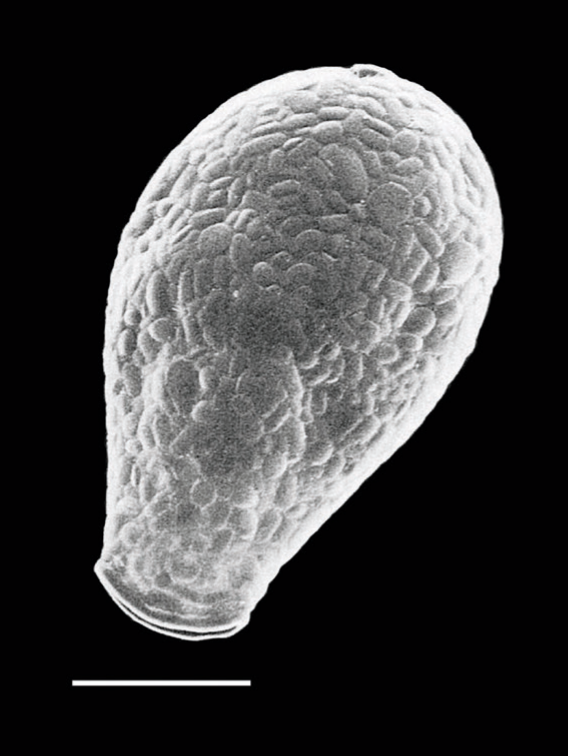
#> input picture data/validation/images/Replicate_1/Alabasta_militaris_P00178_20um.png, 568 x 756 px; its folder holds only this picture in this run
$ python -i calibration.py   (imports and definitions only)
#> lines starting #> are read from the running program, lines starting #| are printed output that depends on the picture; after the words box and inside, x2 and y2 are one past the last pixel; in counts of white or black regions, pixels touching at a corner belong together
"""Scale bar detection and px/µm calibration.

Scale bars differ between microscopes (black, white or coloured; thick or
thin; with or without a text label touching them). Detection therefore
works on a "feature image" in which bar pixels are high, one per bar mode:

- ``dark``  : 255 - grey      (black bar on light background)
- ``light`` : grey            (white bar on dark background)
- ``color`` : HSV saturation  (red / yellow / green ... bar)

Each feature image is thresholded, cleaned with a horizontal opening (which
removes text glyphs such as the "µ" descender touching the bar), and the
connected components are filtered by shape. Bars are assumed horizontal.

Per-image overrides (config ``calibration.overrides_csv``) cover images
without a bar or with a bar of a different physical length.
"""

from __future__ import annotations

from dataclasses import dataclass
from pathlib import Path

import cv2
import numpy as np
import pandas as pd

from ta_morpho.tables import read_table
from skimage import measure


BAR_MODES = ("dark", "light", "color")
DARK_VALUE = 64      # below this brightness (HSV value, 0-255) a pixel has no colour for the "color" mode

# px/µm used to convert the µm settings (morphology, crop check, snapping...)
# of an image without calibration; its µm results stay empty (config
# calibration.uncalibrated_px_per_um overrides it).
REFERENCE_PX_PER_UM = 7.0


class ScaleBarNotFound(RuntimeError):
    """Raised when no scale bar can be detected; the image must be flagged."""


@dataclass
class ScaleBar:
    """Detected scale bar geometry, in pixel coordinates (x right, y down)."""

    x0: float          # left end (sub-pixel)
    x1: float          # right end (sub-pixel)
    y_top: int         # bounding box, inclusive
    y_bottom: int
    length_px: float   # x1 - x0
    thickness_px: int
    n_candidates: int  # distinct bar-shaped objects that passed the filters


@dataclass
class Calibration:
    """Pixel-to-micrometre calibration for one image."""

    px_per_um: float
    bar_length_um: float | None
    source: str                   # "detected" or "manual"
    status: str = "ok"            # "ok" or "ambiguous" (needs visual check)
    bar: ScaleBar | None = None
    line: tuple[float, float, float, float] | None = None  # bar drawn by hand (x0, y0, x1, y1)
    bar_length_source: str = ""   # where bar_length_um came from: "file name", "override", "default"


# [16 lines left out: functions bar_length_px, calibration_uncertainty_pct, not called in this run]


def feature_image(image: np.ndarray, mode: str) -> np.ndarray:
    """Return a uint8 image in which pixels of a ``mode`` bar are high."""
    rgb = image if image.ndim == 3 else np.dstack([image] * 3)
    gray = cv2.cvtColor(rgb, cv2.COLOR_RGB2GRAY)
    if mode == "dark":
        return 255 - gray
    if mode == "light":
        return gray
    if mode == "color":
        # Saturation means nothing for near-black pixels (RGB 0,0,1 is "fully saturated"): a black bar
        # would also be found as a coloured one, in pieces, and win on contrast over the dark bar.
        hsv = cv2.cvtColor(rgb, cv2.COLOR_RGB2HSV)
        return np.where(hsv[:, :, 2] >= DARK_VALUE, hsv[:, :, 1], 0).astype(np.uint8)
    raise ValueError(f"mode must be one of {BAR_MODES}, got {mode!r}")


def bar_mask(feature: np.ndarray, threshold: int, min_bar_length_frac: float) -> np.ndarray:
    """Binary mask of long horizontal runs where ``feature > threshold``.

    A horizontal opening with a kernel of ``min_bar_length_frac * width``
    pixels removes anything that is not a long horizontal run (text,
    debris, specimen outline).
    """
    k = max(3, int(round(min_bar_length_frac * feature.shape[1])))
    kernel = cv2.getStructuringElement(cv2.MORPH_RECT, (k, 1))
    mask = (feature > threshold).astype(np.uint8)
    return cv2.morphologyEx(mask, cv2.MORPH_OPEN, kernel) > 0


def _subpixel_ends(
    feature: np.ndarray, y_top: int, y_bottom: int, x0: int, x1: int
) -> tuple[float, float, float]:
    """Refine bar ends to sub-pixel precision.

    Averages the core rows of the bar into a 1-D profile and finds, on each
    side, where it crosses half-way between the bar level and the
    background level (linear interpolation). Also returns the contrast
    (bar level - background level), used to rank duplicate detections.

    Known bias: on a blurred bar the length comes out slightly short, because
    the background level is read within ``max(3, thickness)`` px of the ends,
    where the blur tail still lifts it, so both crossings move inwards. On a
    synthetic 200 px x 8 px bar: 0 % sharp or with a Gaussian blur of
    sigma 1 px, -0.4 % at sigma 2 px, -2 % at sigma 3 px (all µm values then
    come out about as much too large). Sharp bars, the usual case, are exact.
    """
    t = y_bottom - y_top + 1
    core = slice(y_top + t // 4, y_bottom - t // 4 + 1)
    pad = max(3, t)
    lo, hi = max(0, x0 - pad), min(feature.shape[1], x1 + pad + 1)
    prof = feature[core, lo:hi].astype(float).mean(axis=0)
    bar_level = np.median(prof[x0 - lo + 1 : x1 - lo])
    bg_level = np.median(np.r_[prof[: x0 - lo], prof[x1 - lo + 1 :]])
    half = (bar_level + bg_level) / 2.0

    def crossing(i_out: int, i_in: int) -> float:
        # Walk from outside towards inside until the profile rises above half.
        step = 1 if i_in > i_out else -1
        i = i_out
        while i != i_in and prof[i + step] <= half:
            i += step
        a, b = prof[i], prof[i + step]
        frac = 0.0 if a == b else (half - a) / (b - a)
        return lo + i + step * frac

    left = crossing(0, x0 - lo + 1)
    right = crossing(len(prof) - 1, x1 - lo - 1)
    return float(left), float(right), float(bar_level - bg_level)


def _isolation(feature: np.ndarray, threshold: int, y0: int, y1: int, x0: int, x1: int) -> float:
    """Fraction of background pixels in the cleaner of the two bands just
    above and just below the bar (y0..y1, x0..x1 inclusive).

    A real scale bar lies on plain background on at least one side (the
    label is usually on the other); streaks inside a specimen do not.
    """
    band = max(3, (y1 - y0 + 1) // 2)
    gap = 2
    above = feature[max(0, y0 - gap - band): max(0, y0 - gap), x0:x1 + 1]
    below = feature[y1 + 1 + gap: y1 + 1 + gap + band, x0:x1 + 1]
    fracs = [float((b <= threshold).mean()) for b in (above, below) if b.size]
    return max(fracs, default=0.0)


def _component_share(raw: np.ndarray, labels: np.ndarray, y0: int, y1: int, x0: int, x1: int) -> float:
    """Share of the candidate's connected shape (before the horizontal
    opening) that lies inside the candidate box (y0..y1, x0..x1 inclusive).

    A bar is its own shape (a label touching it adds a little); the
    horizontal stroke of a letter such as "4" is a small part of the letter.
    """
    box = labels[y0:y1 + 1, x0:x1 + 1]
    ids, counts = np.unique(box[raw[y0:y1 + 1, x0:x1 + 1]], return_counts=True)
    if not len(ids):
        return 0.0
    i = ids[counts.argmax()]
    return float(counts.max() / (labels == i).sum())


def _overlaps(a: tuple, b: tuple) -> bool:
    """True if two (y0, y1, x0, x1) inclusive boxes intersect."""
    return a[0] <= b[1] and b[0] <= a[1] and a[2] <= b[3] and b[2] <= a[3]


# [9 lines left out: function _is_label_box, not called in this run]


def find_bar_candidates(
    image: np.ndarray,
    modes: tuple[str, ...] = BAR_MODES,
    thresholds: dict[str, int] | None = None,
    min_bar_length_frac: float = 0.05,
    min_aspect_ratio: float = 3.0,
    min_extent: float = 0.85,
    min_isolation: float = 0.9,
    min_contrast: float = 80.0,
    min_component_share: float = 0.5,
) -> list[ScaleBar]:
    """All distinct bar-shaped objects, longest first.

    Candidates must not touch the image border, must be at least
    ``min_aspect_ratio`` times longer than thick and fill at least
    ``min_extent`` of their bounding box. They must also lie on plain
    background on at least one side (``min_isolation``, see
    :func:`_isolation`) and differ from the background beyond their ends by
    at least ``min_contrast`` grey levels, and make up at least
    ``min_component_share`` of their connected shape (rejects strokes of
    letters, see :func:`_component_share`). The same bar found by several
    modes is kept once (the mode with the highest contrast), and a label
    box with a bar drawn on it is dropped in favour of the bar.
    """
#> called with modes = ('dark', 'light', 'color'), min_bar_length_frac = 0.05, min_aspect_ratio = 3, min_extent = 0.85, min_isolation = 0.9, min_contrast = 80, min_component_share = 0.5
    thresholds = {"dark": 175, "light": 200, "color": 100, **(thresholds or {})}
    h, w = image.shape[:2]
#> h = 756; w = 568
    found = []  # (box, contrast, ScaleBar)
    for mode in modes:
        feat = feature_image(image, mode)
        mask = bar_mask(feat, thresholds[mode], min_bar_length_frac)
        raw = feat > thresholds[mode]
        raw_labels = None  # labelled only if a candidate reaches the shape test
        for r in measure.regionprops(measure.label(mask)):
            y0, x0, y1, x1 = r.bbox  # y1, x1 exclusive
            if y0 == 0 or x0 == 0 or y1 == h or x1 == w:
                continue
            length, thick = x1 - x0, y1 - y0
            if length / thick < min_aspect_ratio or r.extent < min_extent:
                continue
            if _isolation(feat, thresholds[mode], y0, y1 - 1, x0, x1 - 1) < min_isolation:
                continue
            sx0, sx1, contrast = _subpixel_ends(feat, y0, y1 - 1, x0, x1 - 1)
            if contrast < min_contrast:
                continue
            if raw_labels is None:
                raw_labels = measure.label(raw)
            if _component_share(raw, raw_labels, y0, y1 - 1, x0, x1 - 1) < min_component_share:
                continue
            bar = ScaleBar(sx0, sx1, int(y0), int(y1 - 1), sx1 - sx0, int(thick), 0)
            found.append(((y0, y1 - 1, x0, x1 - 1), contrast, bar))
#> this loop made 3 passes
#> pass 1, in find_bar_candidates, `feat = feature_image(image, mode)`:
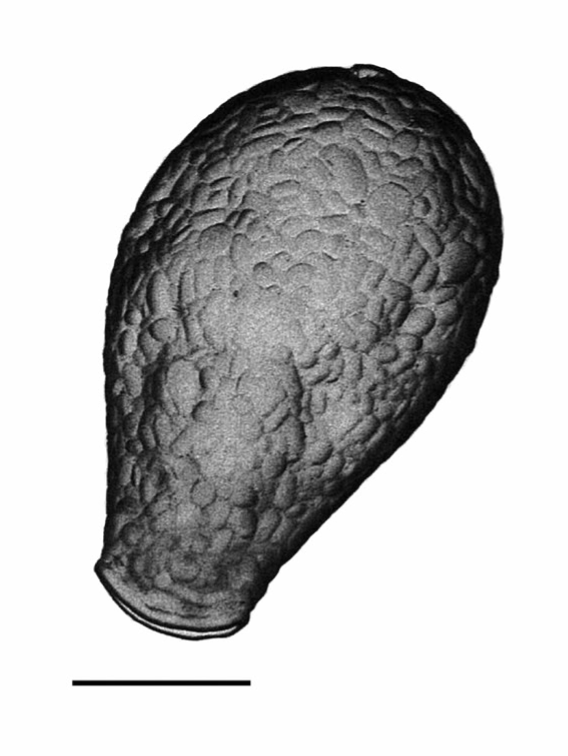
#> feat: shape (756, 568); min 1, max 255, mean 192.7
#> pass 1, in bar_mask, `mask = (feature > threshold).astype(np.uint8)`:
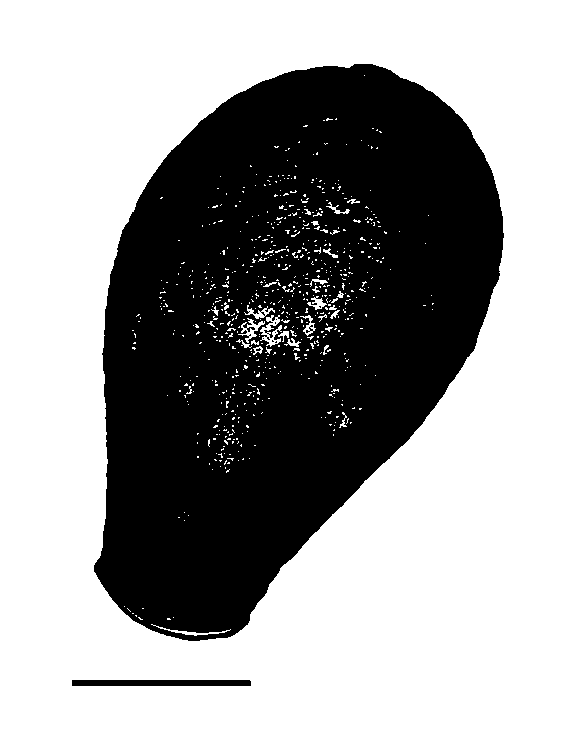
#> mask: shape (756, 568); values 0 (black) and 1 (white), 62.8% white; 11 black regions (9 under 20 px), largest, box (x1, y1, x2, y2) and area: (94, 64, 504, 641) 158695, (72, 680, 251, 686) 1073
#> pass 1, in find_bar_candidates, `mask = bar_mask(feat, thresholds[mode], min_bar_length_frac)`:
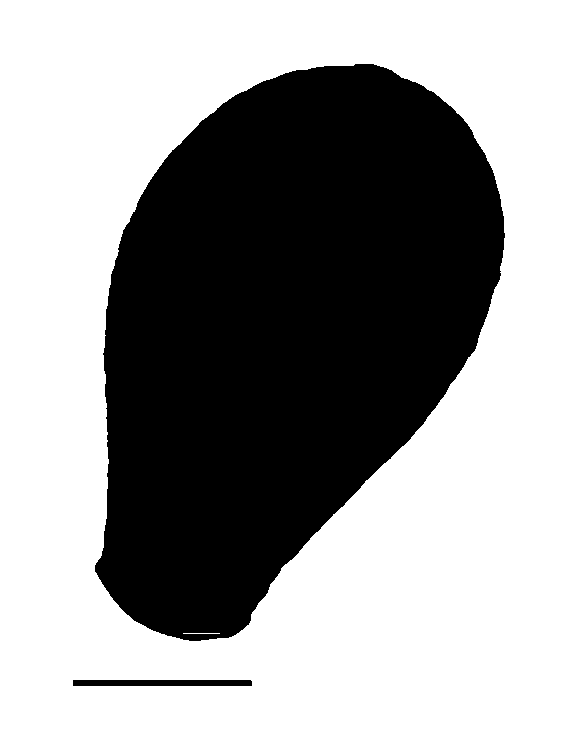
#> mask: shape (756, 568) bool; 61.8% white; 2 black regions, box (x1, y1, x2, y2) and area: (95, 64, 505, 641) 163033, (73, 680, 252, 686) 1073
#> after the loop:
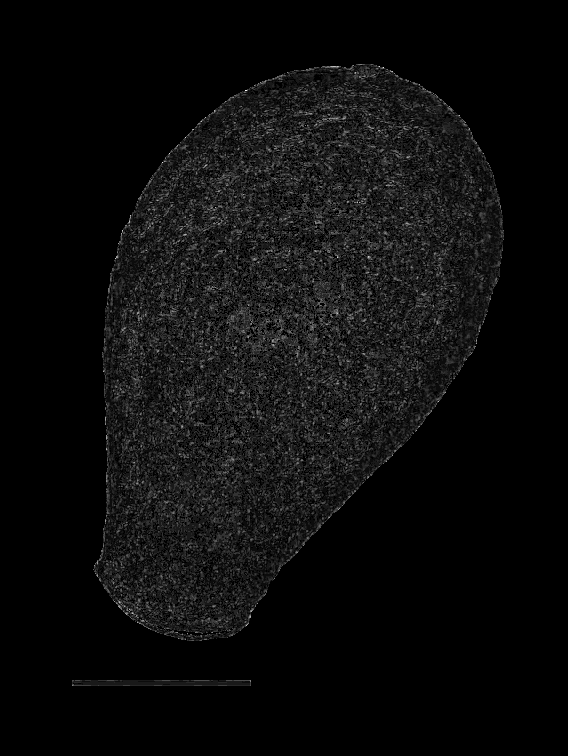
#> feat: shape (756, 568); min 0, max 20, mean 0.984; drawn with min black and max white
#> after the loop: raw: shape (756, 568) bool; every value is 0
#> after the loop, found = 1 item

    distinct: list[tuple] = []
    for box, contrast, bar in sorted(found, key=lambda f: -f[1]):
        if not any(_overlaps(box, d[0]) for d in distinct):
            distinct.append((box, contrast, bar))
#> this loop made 1 pass
#> (box, contrast) on pass 1: ((681, 684, 74, 250), 245.5)
#> after the loop, distinct = 1 item
    bars = [b for b in (d[2] for d in distinct) if not any(_is_label_box(b, o) for o in
                                                            (d[2] for d in distinct) if o is not b)]
#> bars = 1 item
    bars.sort(key=lambda b: -b.length_px)
    for b in bars:
        b.n_candidates = len(bars)
#> this loop made 1 pass
#> b.n_candidates on pass 1: 1
    return bars


# [63 lines left out: functions detect_scale_bar, load_overrides, calibrate, not called in this run]

>>> import cv2
>>> picture = cv2.cvtColor(cv2.imread('../data/validation/images/Replicate_1/Alabasta_militaris_P00178_20um.png'), cv2.COLOR_BGR2RGB)
>>> result = find_bar_candidates(picture)
#> result = 1 item

$ run again, on data/validation/images/Replicate_1/Alocodera_cockayni_P00187_20um.png
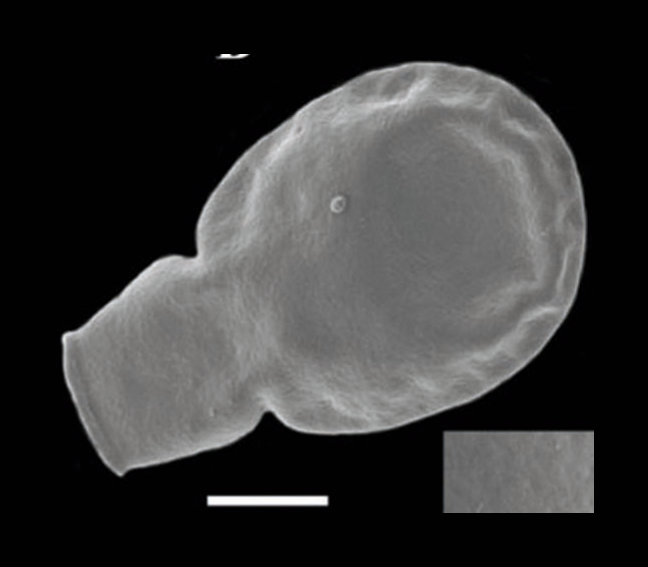
#> input picture data/validation/images/Replicate_1/Alocodera_cockayni_P00187_20um.png, 648 x 567 px
#> the loop in find_bar_candidates, `for mode in modes:` made 3 passes
#> pass 1, in find_bar_candidates, `mask = bar_mask(feat, thresholds[mode], min_bar_length_frac)`:
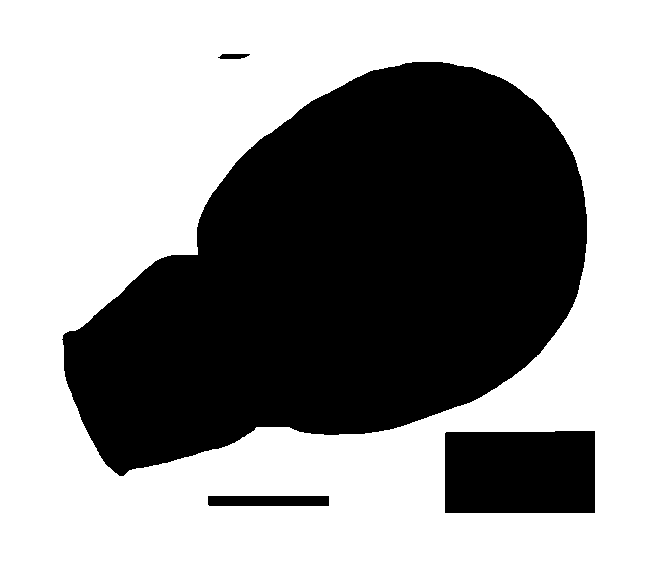
#> mask: shape (567, 648) bool; 58.4% white; 4 black regions, box (x1, y1, x2, y2) and area: (62, 62, 587, 476) 139425, (445, 431, 595, 513) 12189, (208, 496, 329, 506) 1209, (218, 54, 250, 59) 131
#> after the loop in find_bar_candidates, `for mode in modes:`:
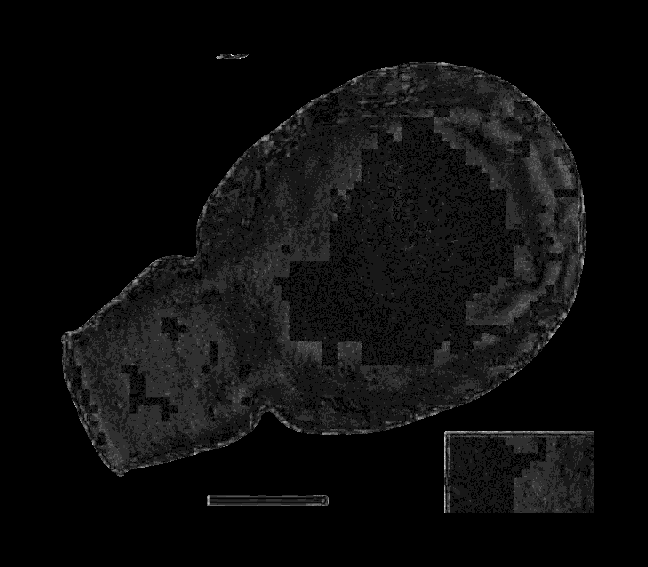
#> feat: shape (567, 648); min 0, max 21, mean 1.1; drawn with min black and max white
#> after the loop in find_bar_candidates, `for mode in modes:`: found = 1 item
#> the loop in find_bar_candidates, `for box, contrast, bar in sorted(found, key=lambda f: -f[1]):` made 1 pass
#> (box, contrast) on pass 1: ((497, 504, 209, 327), 250)
#> the loop in find_bar_candidates, `for b in bars:` made 1 pass
#> b.n_candidates on pass 1: 1
